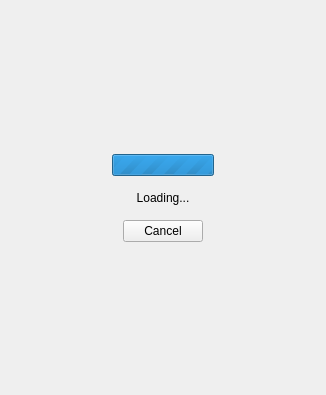
<?xml version="1.0" encoding="UTF-8"?>
<ui version="4.0">
 <class>OverlayWidget</class>
 <widget class="QWidget" name="OverlayWidget">
  <property name="geometry">
   <rect>
    <x>0</x>
    <y>0</y>
    <width>326</width>
    <height>395</height>
   </rect>
  </property>
  <layout class="QGridLayout" name="gridLayout">
   <item row="0" column="0">
    <layout class="QVBoxLayout" name="verticalLayout">
     <property name="spacing">
      <number>15</number>
     </property>
     <item>
      <spacer name="verticalSpacer">
       <property name="orientation">
        <enum>Qt::Vertical</enum>
       </property>
       <property name="sizeHint" stdset="0">
        <size>
         <width>20</width>
         <height>40</height>
        </size>
       </property>
      </spacer>
     </item>
     <item>
      <layout class="QHBoxLayout" name="horizontalLayout_2" stretch="0,0,0">
       <item>
        <spacer name="horizontalSpacer_4">
         <property name="orientation">
          <enum>Qt::Horizontal</enum>
         </property>
         <property name="sizeHint" stdset="0">
          <size>
           <width>40</width>
           <height>20</height>
          </size>
         </property>
        </spacer>
       </item>
       <item>
        <widget class="QProgressBar" name="progressBar">
         <property name="sizePolicy">
          <sizepolicy hsizetype="Expanding" vsizetype="Fixed">
           <horstretch>0</horstretch>
           <verstretch>0</verstretch>
          </sizepolicy>
         </property>
         <property name="maximum">
          <number>0</number>
         </property>
         <property name="value">
          <number>-1</number>
         </property>
         <property name="textVisible">
          <bool>false</bool>
         </property>
        </widget>
       </item>
       <item>
        <spacer name="horizontalSpacer_3">
         <property name="orientation">
          <enum>Qt::Horizontal</enum>
         </property>
         <property name="sizeHint" stdset="0">
          <size>
           <width>40</width>
           <height>20</height>
          </size>
         </property>
        </spacer>
       </item>
      </layout>
     </item>
     <item>
      <widget class="QLabel" name="messageLabel">
       <property name="text">
        <string>Loading...</string>
       </property>
       <property name="alignment">
        <set>Qt::AlignCenter</set>
       </property>
      </widget>
     </item>
     <item>
      <layout class="QHBoxLayout" name="horizontalLayout">
       <item>
        <spacer name="horizontalSpacer">
         <property name="orientation">
          <enum>Qt::Horizontal</enum>
         </property>
         <property name="sizeHint" stdset="0">
          <size>
           <width>40</width>
           <height>20</height>
          </size>
         </property>
        </spacer>
       </item>
       <item>
        <widget class="QPushButton" name="cancelButton">
         <property name="text">
          <string>Cancel</string>
         </property>
        </widget>
       </item>
       <item>
        <spacer name="horizontalSpacer_2">
         <property name="orientation">
          <enum>Qt::Horizontal</enum>
         </property>
         <property name="sizeHint" stdset="0">
          <size>
           <width>40</width>
           <height>20</height>
          </size>
         </property>
        </spacer>
       </item>
      </layout>
     </item>
     <item>
      <spacer name="verticalSpacer_2">
       <property name="orientation">
        <enum>Qt::Vertical</enum>
       </property>
       <property name="sizeHint" stdset="0">
        <size>
         <width>20</width>
         <height>40</height>
        </size>
       </property>
      </spacer>
     </item>
    </layout>
   </item>
  </layout>
 </widget>
 <resources>
  <include location="../../icons/orbiticons.qrc"/>
 </resources>
 <connections/>
</ui>
